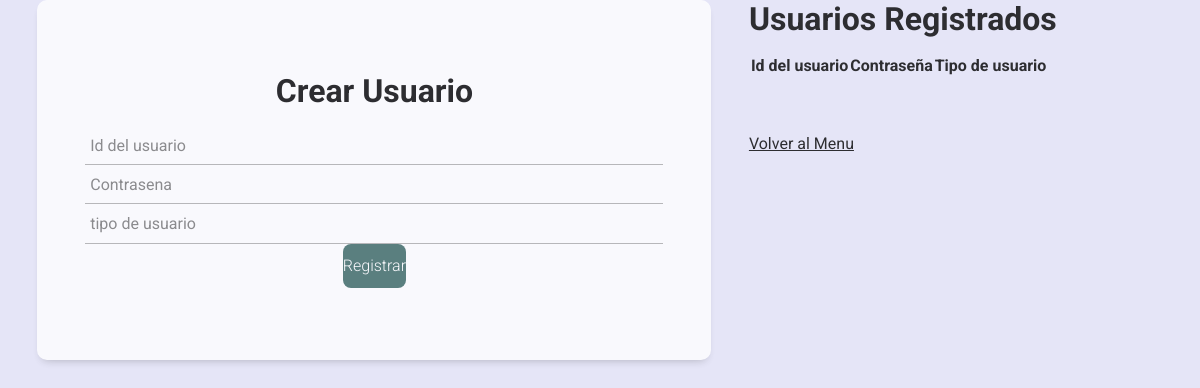
/usuarios/registro_usuarios.php, run on an earlier commit of the app's database.
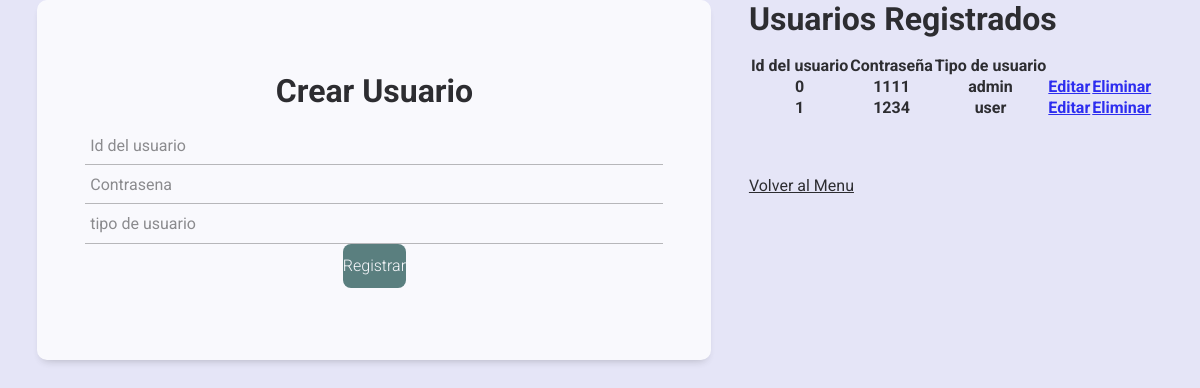
And on a later commit of the database.
### tables this page shows
CREATE TABLE `usuario` (
  `id_Usuario` int(11) NOT NULL,
  `contrasena` varchar(25) NOT NULL,
  `tipo_Usuario` varchar(15) NOT NULL
);

### usuarios/registro_usuarios.php (the view, shortened to what this page needs)
<?php
$con = connection();
$sql = "SELECT * FROM usuario";
$query = mysqli_query($con, $sql);
?>
<!DOCTYPE html>
<html lang="en">
<head>
    <link rel="stylesheet" href="../css/estilos.css">
</head>
<body>
    <div class="form_group">
        <form action="" method="POST" class="form">
            <h1 class="form_title">Crear Usuario</h1>
            <input class="form_input" type="number" name="id_Usuario" placeholder="Id del usuario" required>
            <input class="form_input" type="password" name="contrasena" placeholder="Contrasena" required>
            <input class="form_input" type="text" name="tipo_Usuario" placeholder="tipo de usuario" required>
            <input class="form_submit" type="submit" value="Registrar">
        </form>
    </div>
    <div>
        <h2 class="form_title">Usuarios Registrados</h2>
        <table class="form_group">
            <thead>
                <tr>
                    <th>Id del usuario</th>
                    <th>Contraseña</th>
                    <th>Tipo de usuario</th>
                </tr>
            </thead>
            <tbody>
                <?php
                while ($row = mysqli_fetch_array($query)) :
                ?>
                    <tr>
                        <th><?= $row['id_Usuario'] ?></th>
                        <th><?= $row['contrasena'] ?></th>
                        <th><?= $row['tipo_Usuario'] ?></th>
                        <th><a href="../usuarios/editar_usuarios.php?id_Usuario=<?= $row['id_Usuario'] ?>" class="users-table--edit">Editar</a></th>
                        <th><a href="../usuarios/eliminar_usuarios.php?id_Usuario=<?= $row['id_Usuario'] ?>" class="users-table--delete" onclick="return confirm('¿Estás seguro de que quieres eliminar este usuario?')">Eliminar</a></th>
                    </tr>
                <?php
                endwhile;
                ?>
            </tbody>
        </table>
        <br><br><br>
        <a href="../menu.php" class="form_link">Volver al Menu</a>
    </div>
</body>
</html>

What changed in the data, as far as the page shows it:
added usuario: id_Usuario "0", contrasena "1111", tipo_Usuario "admin"
added usuario: id_Usuario "1", contrasena "1234", tipo_Usuario "user"
